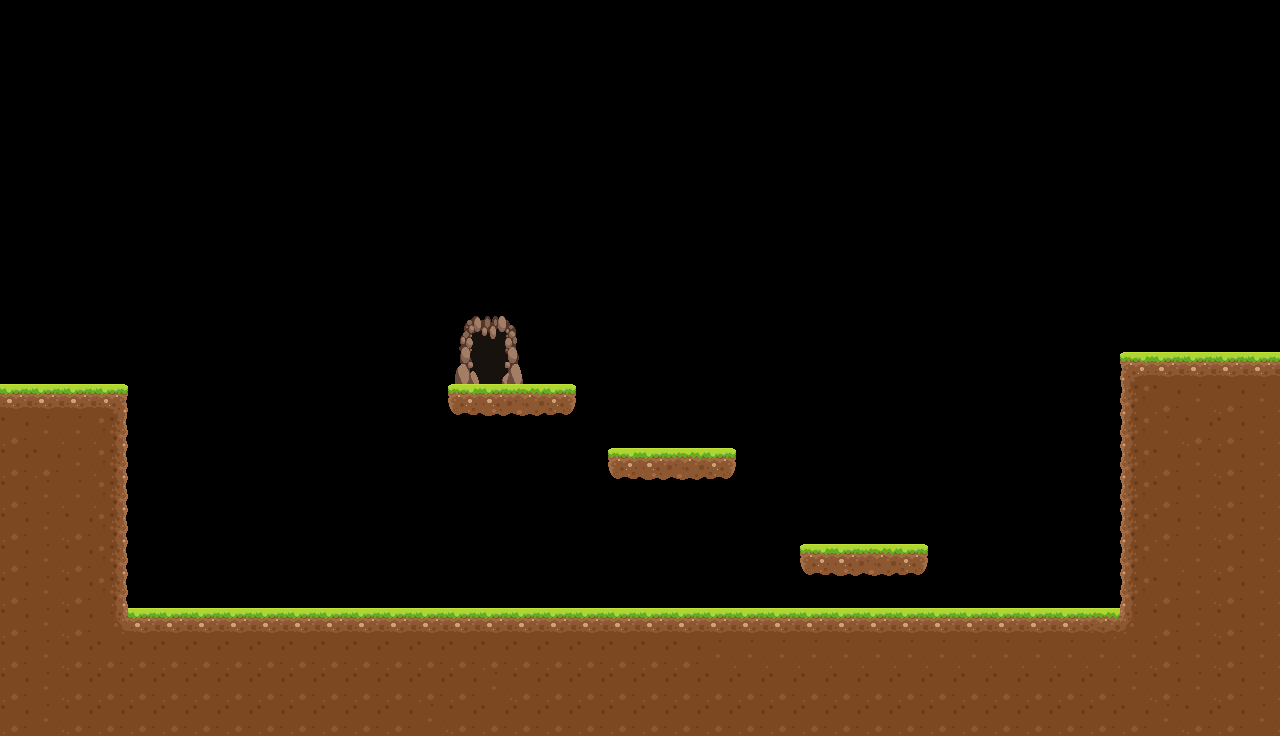

A 2D game scene composited from a Tiled map and its tileset images. What follows is a short description and the map's XML, with every tile layer's data as written:
An orthogonal 40x23 tile map with 32x32 px tiles, 2 tile layers (Tile Layer 1, Background), 2 tilesets and 3 objects (player_spawn, box, level_end).

<map version="1.0" tiledversion="1.0.3" orientation="orthogonal" renderorder="right-down" width="40" height="23" tilewidth="32" tileheight="32" nextobjectid="25">
 <tileset firstgid="1" name="platformer_32_full" tilewidth="32" tileheight="32" spacing="1" margin="1" tilecount="112" columns="8">
  <image source="platformer_32_full.png" width="288" height="480" />
  <tile id="25">
   <properties>
    <property name="collidable" type="bool" value="true" />
   </properties>
  </tile>
 </tileset>
 <tileset firstgid="113" name="simple_platformer_tileset_by_kucingbudhug-d9iyp1s" tilewidth="32" tileheight="32" tilecount="336" columns="24">
  <image source="tileset_x1.png" width="768" height="448" />
  <tile id="191">
   <properties>
    <property name="spawn" type="bool" value="false" />
   </properties>
  </tile>
 </tileset>
 <layer name="Tile Layer 1" width="40" height="23">
  <properties>
   <property name="collidable" type="bool" value="true" />
  </properties>
  <data encoding="csv">
0,0,0,0,0,0,0,0,0,0,0,0,0,0,0,0,0,0,0,0,0,0,0,0,0,0,0,0,0,0,0,0,0,0,0,0,0,0,0,0,
0,0,0,0,0,0,0,0,0,0,0,0,0,0,0,0,0,0,0,0,0,0,0,0,0,0,0,0,0,0,0,0,0,0,0,0,0,0,0,0,
0,0,0,0,0,0,0,0,0,0,0,0,0,0,0,0,0,0,0,0,0,0,0,0,0,0,0,0,0,0,0,0,0,0,0,0,0,0,0,0,
0,0,0,0,0,0,0,0,0,0,0,0,0,0,0,0,0,0,0,0,0,0,0,0,0,0,0,0,0,0,0,0,0,0,0,0,0,0,0,0,
0,0,0,0,0,0,0,0,0,0,0,0,0,0,0,0,0,0,0,0,0,0,0,0,0,0,0,0,0,0,0,0,0,0,0,0,0,0,0,0,
0,0,0,0,0,0,0,0,0,0,0,0,0,0,0,0,0,0,0,0,0,0,0,0,0,0,0,0,0,0,0,0,0,0,0,0,0,0,0,0,
0,0,0,0,0,0,0,0,0,0,0,0,0,0,0,0,0,0,0,0,0,0,0,0,0,0,0,0,0,0,0,0,0,0,0,0,0,0,0,0,
0,0,0,0,0,0,0,0,0,0,0,0,0,0,0,0,0,0,0,0,0,0,0,0,0,0,0,0,0,0,0,0,0,0,0,0,0,0,0,0,
0,0,0,0,0,0,0,0,0,0,0,0,0,0,0,0,0,0,0,0,0,0,0,0,0,0,0,0,0,0,0,0,0,0,0,0,0,0,0,0,
0,0,0,0,0,0,0,0,0,0,0,0,0,0,0,0,0,0,0,0,0,0,0,0,0,0,0,0,0,0,0,0,0,0,0,0,0,0,0,0,
0,0,0,0,0,0,0,0,0,0,0,0,0,0,0,0,0,0,0,0,0,0,0,0,0,0,0,0,0,0,0,0,0,0,0,0,0,0,0,0,
0,0,0,0,0,0,0,0,0,0,0,0,0,0,0,0,0,0,0,0,0,0,0,0,0,0,0,0,0,0,0,0,0,0,0,137,138,138,138,138,
138,138,138,140,0,0,0,0,0,0,0,0,0,0,113,114,115,116,0,0,0,0,0,0,0,0,0,0,0,0,0,0,0,0,0,161,162,163,162,163,
162,163,163,164,0,0,0,0,0,0,0,0,0,0,0,0,0,0,0,0,0,0,0,0,0,0,0,0,0,0,0,0,0,0,0,161,163,162,162,163,
162,162,163,164,0,0,0,0,0,0,0,0,0,0,0,0,0,0,0,113,114,115,116,0,0,0,0,0,0,0,0,0,0,0,0,161,162,163,162,163,
162,163,163,164,0,0,0,0,0,0,0,0,0,0,0,0,0,0,0,0,0,0,0,0,0,0,0,0,0,0,0,0,0,0,0,161,162,163,162,163,
162,163,162,164,0,0,0,0,0,0,0,0,0,0,0,0,0,0,0,0,0,0,0,0,0,0,0,0,0,0,0,0,0,0,0,161,162,163,162,163,
162,163,162,164,0,0,0,0,0,0,0,0,0,0,0,0,0,0,0,0,0,0,0,0,0,113,114,115,116,0,0,0,0,0,0,161,163,163,162,163,
162,163,162,164,0,0,0,0,0,0,0,0,0,0,0,0,0,0,0,0,0,0,0,0,0,0,0,0,0,0,0,0,0,0,0,161,162,163,162,163,
162,163,162,214,138,138,138,138,138,138,138,138,138,138,138,138,138,138,138,138,138,138,138,138,138,138,138,138,138,138,138,138,138,138,139,213,162,163,162,163,
162,163,162,162,162,162,162,162,162,162,162,162,162,162,162,162,162,162,162,162,162,162,163,163,163,163,163,163,163,163,163,163,163,163,163,163,162,163,162,163,
162,163,162,162,162,162,162,162,162,162,162,162,162,162,162,163,162,162,162,162,162,162,162,162,162,162,162,162,162,162,162,162,162,162,162,163,162,163,162,163,
162,163,162,162,162,162,162,162,162,162,162,162,162,163,162,162,162,162,162,162,162,162,162,162,162,162,162,162,162,162,162,162,162,162,162,162,163,162,162,163
</data>
 </layer>
 <layer name="Background" width="40" height="23">
  <data encoding="csv">
0,0,0,0,0,0,0,0,0,0,0,0,0,0,0,0,0,0,0,0,0,0,0,0,0,0,0,0,0,0,0,0,0,0,0,0,0,0,0,0,
0,0,0,0,0,0,0,0,0,0,0,0,0,0,0,0,0,0,0,0,0,0,0,0,0,0,0,0,0,0,0,0,0,0,0,0,0,0,0,0,
0,0,0,0,0,0,0,0,0,0,0,0,0,0,0,0,0,0,0,0,0,0,0,0,0,0,0,0,0,0,0,0,0,0,0,0,0,0,0,0,
0,0,0,0,0,0,0,0,0,0,0,0,0,0,0,0,0,0,0,0,0,0,0,0,0,0,0,0,0,0,0,0,0,0,0,0,0,0,0,0,
0,0,0,0,0,0,0,0,0,0,0,0,0,0,0,0,0,0,0,0,0,0,0,0,0,0,0,0,0,0,0,0,0,0,0,0,0,0,0,0,
0,0,0,0,0,0,0,0,0,0,0,0,0,0,0,0,0,0,0,0,0,0,0,0,0,0,0,0,0,0,0,0,0,0,0,0,0,0,0,0,
0,0,0,0,0,0,0,0,0,0,0,0,0,0,0,0,0,0,0,0,0,0,0,0,0,0,0,0,0,0,0,0,0,0,0,0,0,0,0,0,
0,0,0,0,0,0,0,0,0,0,0,0,0,0,0,0,0,0,0,0,0,0,0,0,0,0,0,0,0,0,0,0,0,0,0,0,0,0,0,0,
0,0,0,0,0,0,0,0,0,0,0,0,0,0,0,0,0,0,0,0,0,0,0,0,0,0,0,0,0,0,0,0,0,0,0,0,0,0,0,0,
0,0,0,0,0,0,0,0,0,0,0,0,0,0,382,383,384,0,0,0,0,0,0,0,0,0,0,0,0,0,0,0,0,0,0,0,0,0,0,0,
0,0,0,0,0,0,0,0,0,0,0,0,0,0,406,407,408,0,0,0,0,0,0,0,0,0,0,0,0,0,0,0,0,0,0,0,0,0,0,0,
0,0,0,0,0,0,0,0,0,0,0,0,0,0,430,431,432,0,0,0,0,0,0,0,0,0,0,0,0,0,0,0,0,0,0,0,0,0,0,0,
0,0,0,0,0,0,0,0,0,0,0,0,0,0,0,0,0,0,0,0,0,0,0,0,0,0,0,0,0,0,0,0,0,0,0,0,0,0,0,0,
0,0,0,0,0,0,0,0,0,0,0,0,0,0,0,0,0,0,0,0,0,0,0,0,0,0,0,0,0,0,0,0,0,0,0,0,0,0,0,0,
0,0,0,0,0,0,0,0,0,0,0,0,0,0,0,0,0,0,0,0,0,0,0,0,0,0,0,0,0,0,0,0,0,0,0,0,0,0,0,0,
0,0,0,0,0,0,0,0,0,0,0,0,0,0,0,0,0,0,0,0,0,0,0,0,0,0,0,0,0,0,0,0,0,0,0,0,0,0,0,0,
0,0,0,0,0,0,0,0,0,0,0,0,0,0,0,0,0,0,0,0,0,0,0,0,0,0,0,0,0,0,0,0,0,0,0,0,0,0,0,0,
0,0,0,0,0,0,0,0,0,0,0,0,0,0,0,0,0,0,0,0,0,0,0,0,0,0,0,0,0,0,0,0,0,0,0,0,0,0,0,0,
0,0,0,0,0,0,0,0,0,0,0,0,0,0,0,0,0,0,0,0,0,0,0,0,0,0,0,0,0,0,0,0,0,0,0,0,0,0,0,0,
0,0,0,0,0,0,0,0,0,0,0,0,0,0,0,0,0,0,0,0,0,0,0,0,0,0,0,0,0,0,0,0,0,0,0,0,0,0,0,0,
0,0,0,0,0,0,0,0,0,0,0,0,0,0,0,0,0,0,0,0,0,0,0,0,0,0,0,0,0,0,0,0,0,0,0,0,0,0,0,0,
0,0,0,0,0,0,0,0,0,0,0,0,0,0,0,0,0,0,0,0,0,0,0,0,0,0,0,0,0,0,0,0,0,0,0,0,0,0,0,0,
0,0,0,0,0,0,0,0,0,0,0,0,0,0,0,0,0,0,0,0,0,0,0,0,0,0,0,0,0,0,0,0,0,0,0,0,0,0,0,0
</data>
 </layer>
 <objectgroup name="Objects">
  <object id="1" name="player_spawn" x="160" y="544" width="32" height="32" />
  <object id="22" name="box" gid="308" x="832" y="512" width="32" height="32" />
  <object id="24" name="level_end" x="471.471" y="329.24" width="35.4017" height="53.7994">
   <properties>
    <property name="next_map" value="maps/test_map_2.lua" />
   </properties>
  </object>
 </objectgroup>
</map>